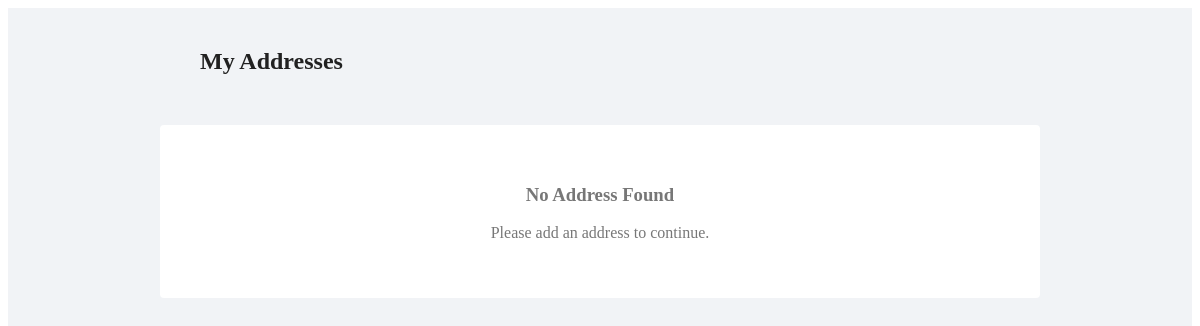
The page /orders/address_list (signed in) on the database as committed earlier.
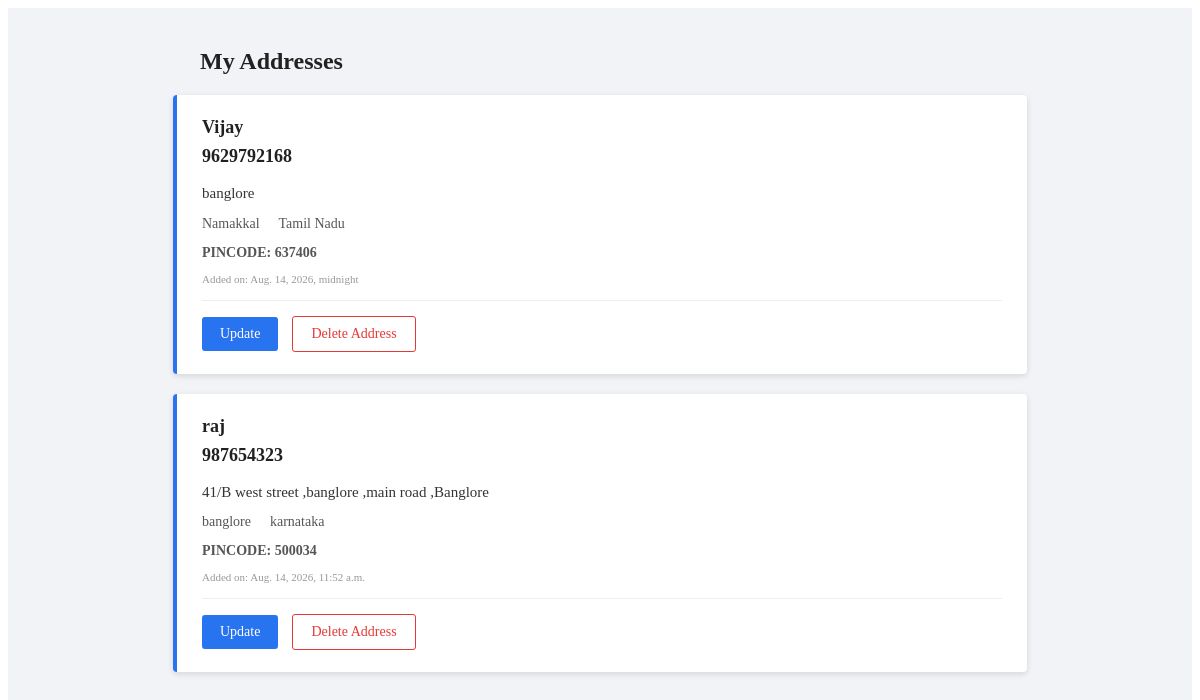
The same page on the database as committed later.
### orders/models.py (models this page shows)
class address(models.Model):
    user  = models.ForeignKey(User,on_delete=models.CASCADE)
    fullname = models.CharField(max_length=100)
    mobile = models.CharField(max_length=15)
    address_line = models.TextField()
    city = models.CharField(max_length=50)
    state = models.CharField(max_length=80)
    pincode = models.CharField(max_length=10)
    is_default = models.BooleanField(default = False)
    created_at = models.DateTimeField(auto_now_add=True)

### orders/views.py (the view)
# urls.py: path('address_list',address_list,name='address_list'),
def address_list(request):
    Address = address.objects.filter(user = request.user)
    return render(request,'address_list.html',{'address':Address})

### orders/templates/address_list.html (shortened to what this page needs)
{% extends 'main.html' %}
{% block context %}
<div class="address-page">
    <h2 class="address-title">My Addresses</h2>
    {% for i in address %}
    <div class="address-card">
        <h2>{{ i.fullname }}</h2>
        <h2>{{ i.mobile }}</h2>
        <h3>{{ i.address_line }}</h3>
        <h4>{{ i.city }}</h4>
        <h4>{{ i.state }}</h4>
        <h5>PINCODE: {{ i.pincode }}</h5>
        <h6>Added on: {{ i.created_at }}</h6>
        <div class="address-actions">
            <a href="{% url 'update_address' i.id %}"
               class="update-btn">
                Update
            </a>
            <a href="{% url 'delete_address' i.id %}"
               class="delete-btn">
                Delete Address
            </a>
        </div>
    </div>
    {% empty %}
    <div class="no-address">
        <h3>No Address Found</h3>
        <p>Please add an address to continue.</p>
    </div>
    {% endfor %}
</div>
{% endblock %}

Rows that differ between the two databases and show on the page:
added address: fullname "Vijay", mobile "9629792168", address_line "banglore", city "Namakkal", state "Tamil Nadu", pincode "637406", created_at "Aug. 14, 2026, midnight"
added address: fullname "raj", mobile "987654323", address_line "41/B west street ,banglore ,main road ,Banglore", city "banglore", state "karnataka", pincode "500034", created_at "Aug. 14, 2026, 11:52 a.m."
Other text that changed with them:
text no longer shown: "No Address Found Please add an address to continue."
